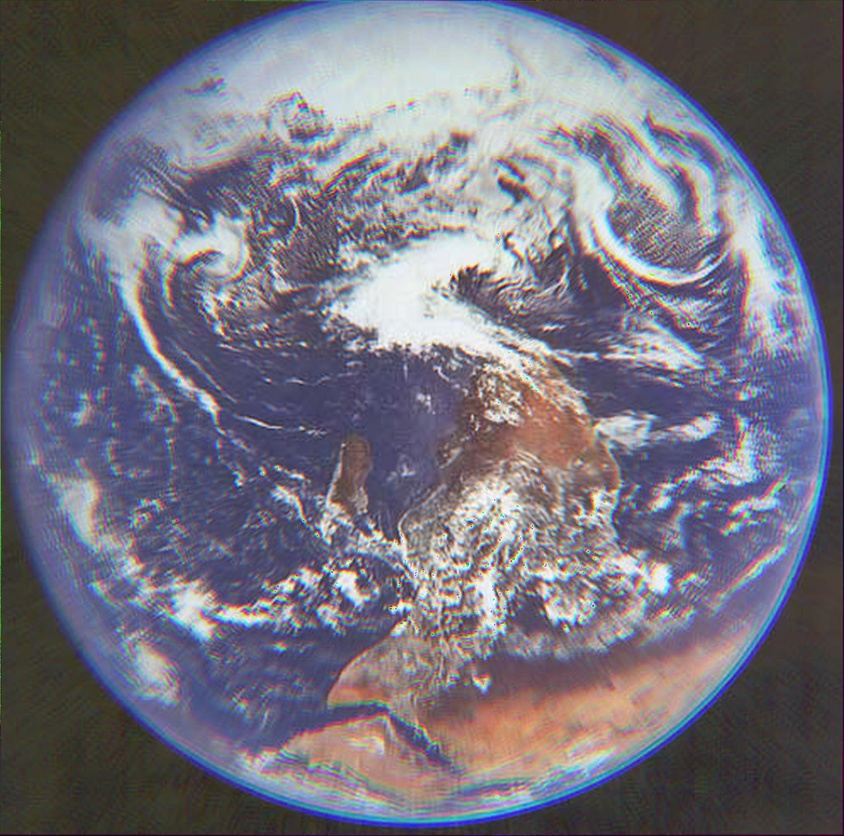
#> input picture keplerian-telescope/img_with_aberrations/Earth.jpg, 844 x 836 px, shrunk from 4096 x 4056 before the run, found by its file name
$ python -i 'Calculate aberration.py'   (imports and definitions only)
#> lines starting #> are read from the running program, lines starting #| are printed output that depends on the picture; after the words box and inside, x2 and y2 are one past the last pixel; in counts of white or black regions, pixels touching at a corner belong together
### keplerian-telescope/utilities.py
import numpy as np
import matplotlib.pyplot as plt
from PIL import Image
from scipy.interpolate import griddata
import os
from data import get_data, get_aberration_data
import matrix_calculator as mc
import math

def imageRead(namefile):
    image = Image.open(namefile)
#> image is the input picture: PIL image 844x836 RGB; mean R, G, B 115.8, 113.3, 126.3
    return image

# [90 lines left out: functions imageShow, imageSave, format_image, interpolate_nan, ray_tracing, keplerian_ray_tracing and 1 more, not called in this run]

### keplerian-telescope/Calculate aberration.py
import cv2
import numpy as np
import utilities as ut

import numpy as np
import matplotlib.pyplot as plt
from PIL import Image
from scipy.interpolate import griddata
import os
from data import get_data, get_aberration_data
import matrix_calculator as mc
import math


def chromatic_aberration_score(image):
    # Convert to grayscale for each color channel
    red_channel = image[:, :, 2]
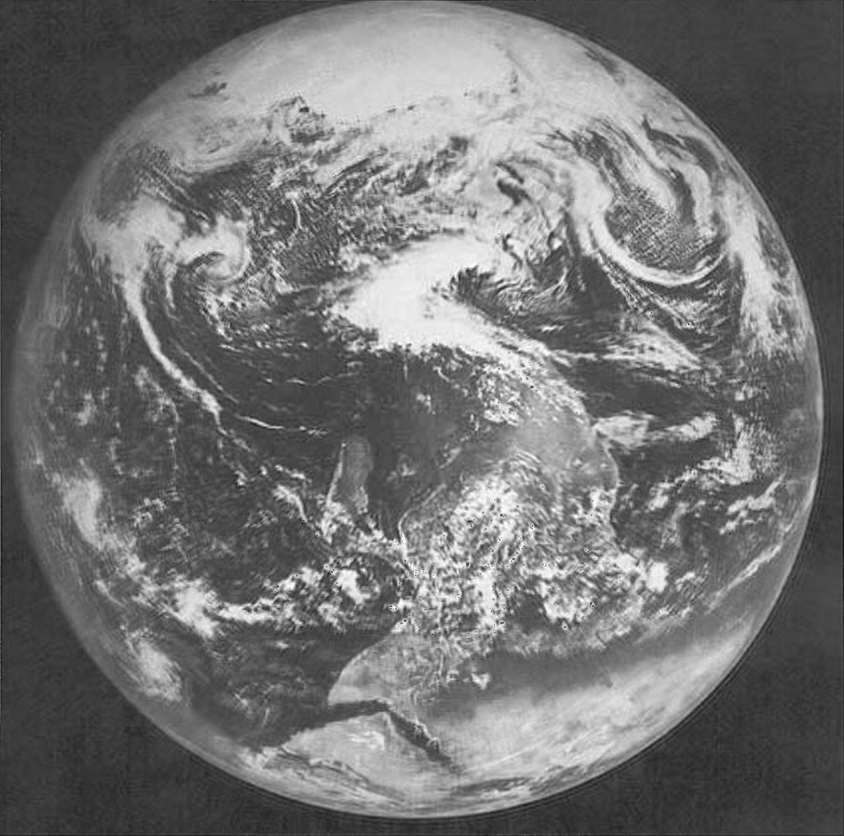
#> red_channel: shape (836, 844); min 19, max 255, mean 115.8
    green_channel = image[:, :, 1]
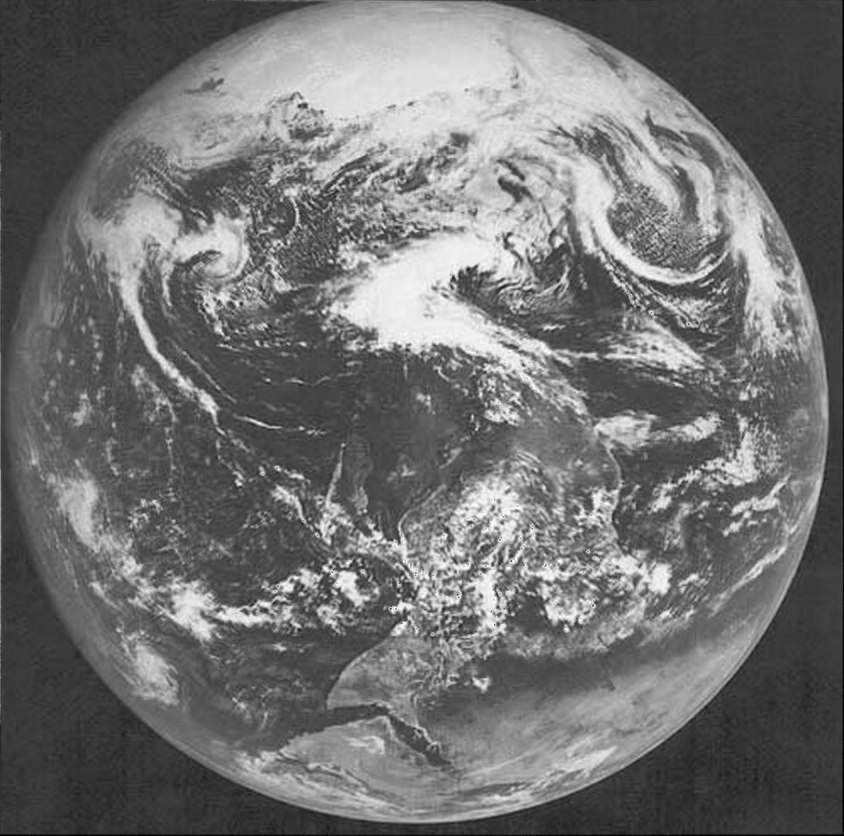
#> green_channel: shape (836, 844); min 0, max 255, mean 113.3
    blue_channel = image[:, :, 0]
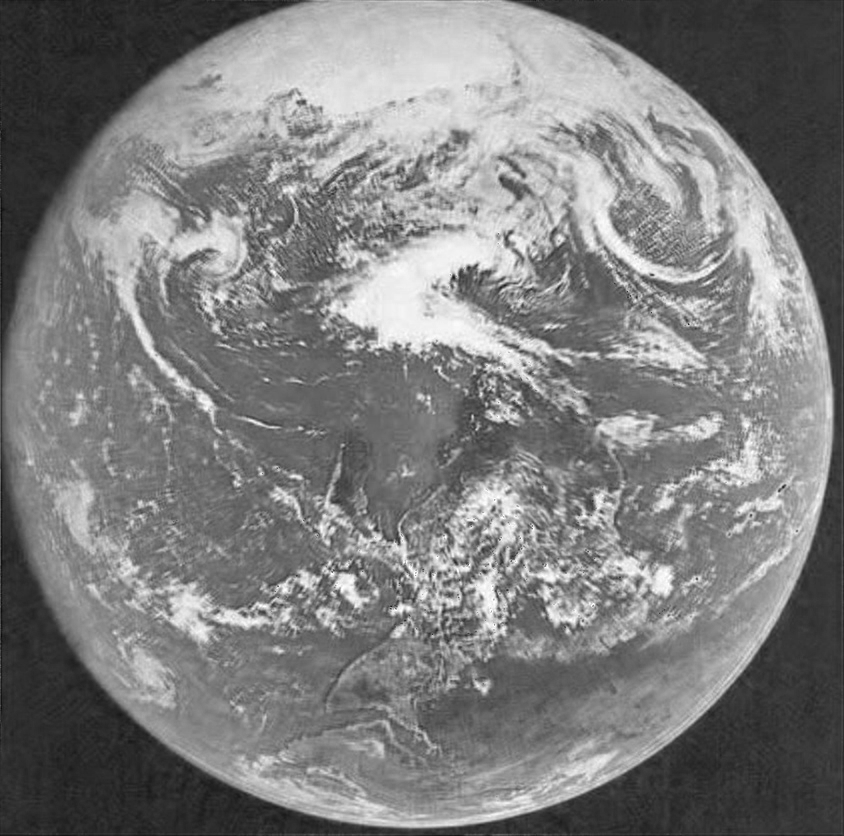
#> blue_channel: shape (836, 844); min 11, max 255, mean 126.3

    # Detect edges for each color channel using Canny edge detector
    edges_red = cv2.Canny(red_channel, 100, 200)
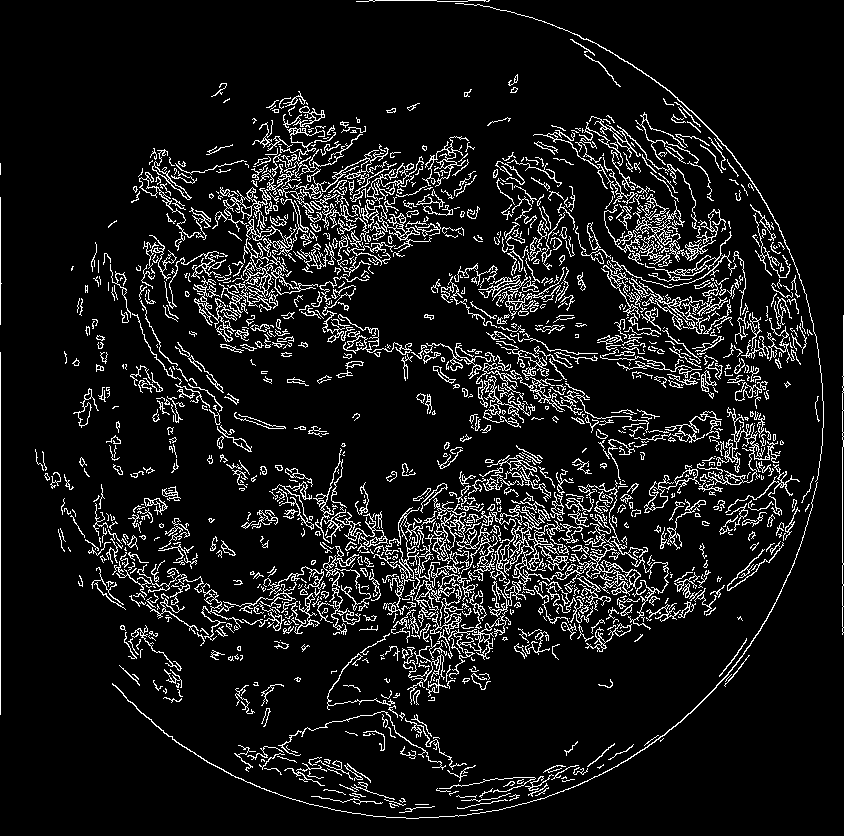
#> edges_red: shape (836, 844); 9.3% white in thin lines or dots
    edges_green = cv2.Canny(green_channel, 100, 200)
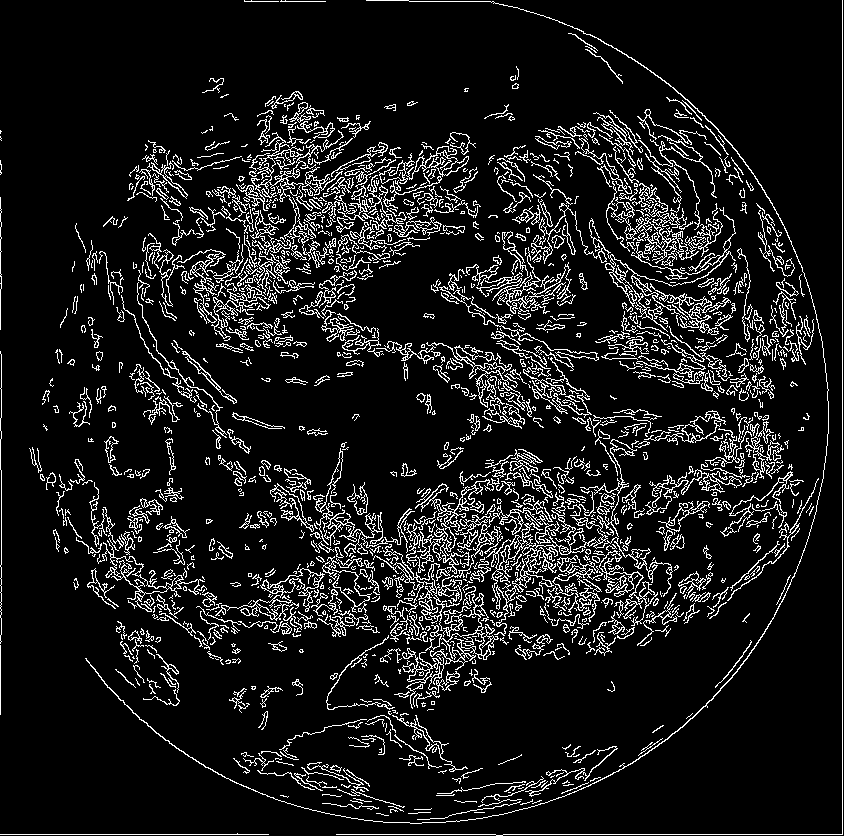
#> edges_green: shape (836, 844); 10.3% white in thin lines or dots
    edges_blue = cv2.Canny(blue_channel, 100, 200)
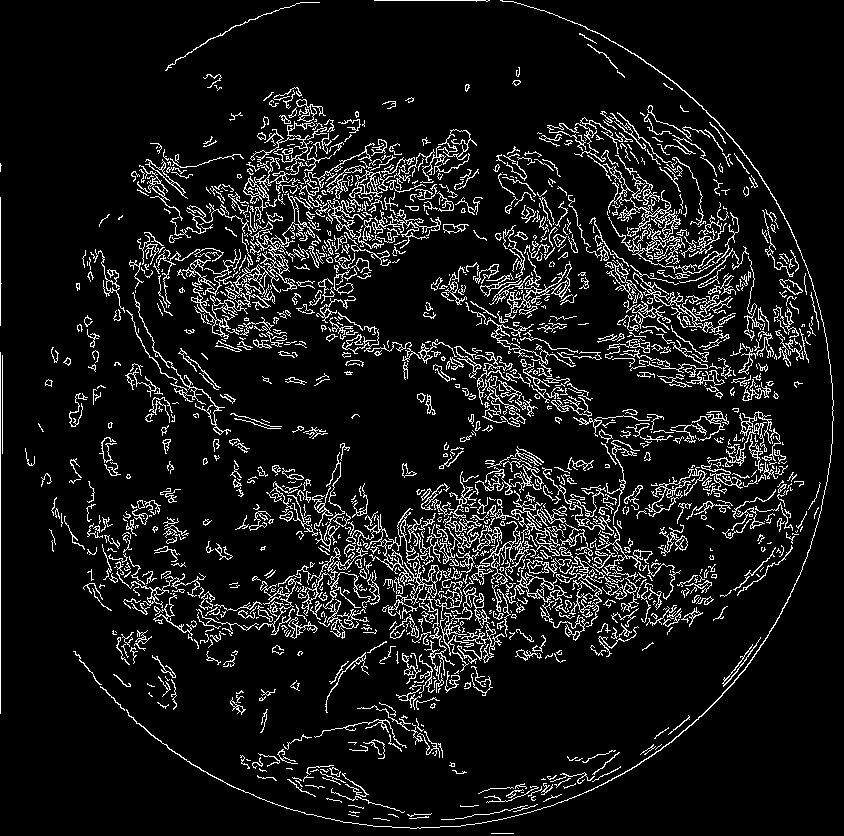
#> edges_blue: shape (836, 844); 9.2% white in thin lines or dots

    # Calculate the shift in pixels between edge positions of color channels
    shift_rg = np.sum(np.abs(edges_red - edges_green))
#> shift_rg = 11405947
    shift_rb = np.sum(np.abs(edges_red - edges_blue))
#> shift_rb = 12600105
    shift_gb = np.sum(np.abs(edges_green - edges_blue))
#> shift_gb = 13079982

    # Average the shifts as the chromatic aberration score
    chromatic_aberration_score = (shift_rg + shift_rb + shift_gb) / 3.0
#> chromatic_aberration_score = 12362011.3

    return chromatic_aberration_score


img = ut.imageRead("keplerian-telescope/img_with_aberrations/Earth.jpg")

# [1 line not run here, left out]

>>> import cv2
>>> picture = cv2.imread('img_with_aberrations/Earth.jpg')
>>> result = chromatic_aberration_score(picture)
#> result = 12362011.3

$ run again, on keplerian-telescope/img_with_aberrations/Mars.jpg
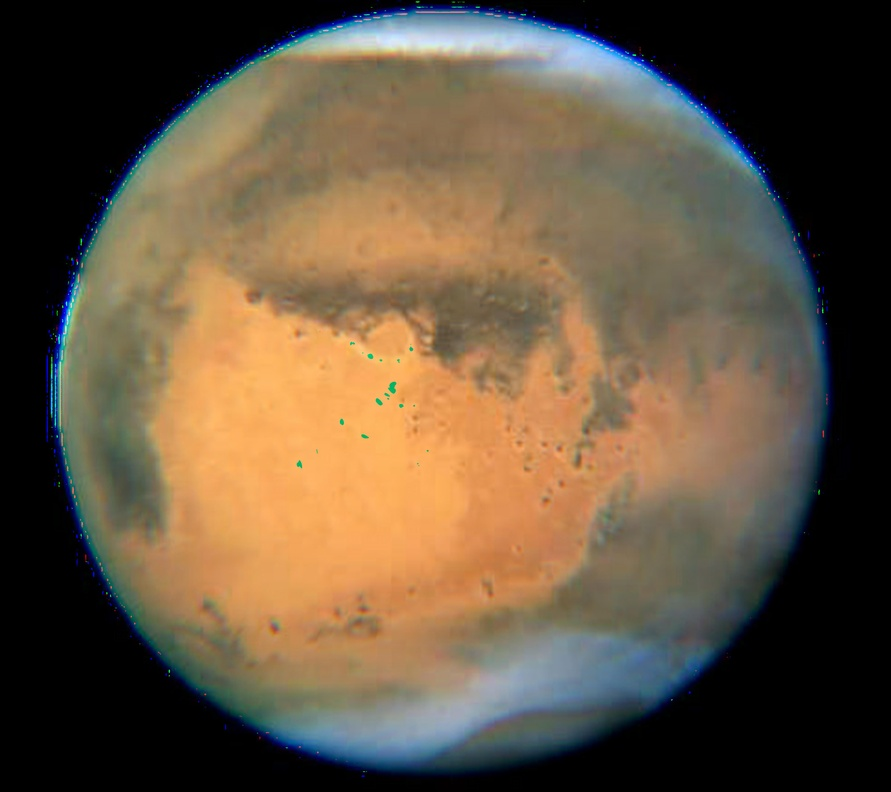
#> input picture keplerian-telescope/img_with_aberrations/Mars.jpg, 891 x 792 px, shrunk from 4000 x 3552 before the run
#> picture is the input picture: shape (792, 891, 3); mean B, G, R 64.8, 84.9, 101
#> in chromatic_aberration_score, `edges_red = cv2.Canny(red_channel, 100, 200)`:
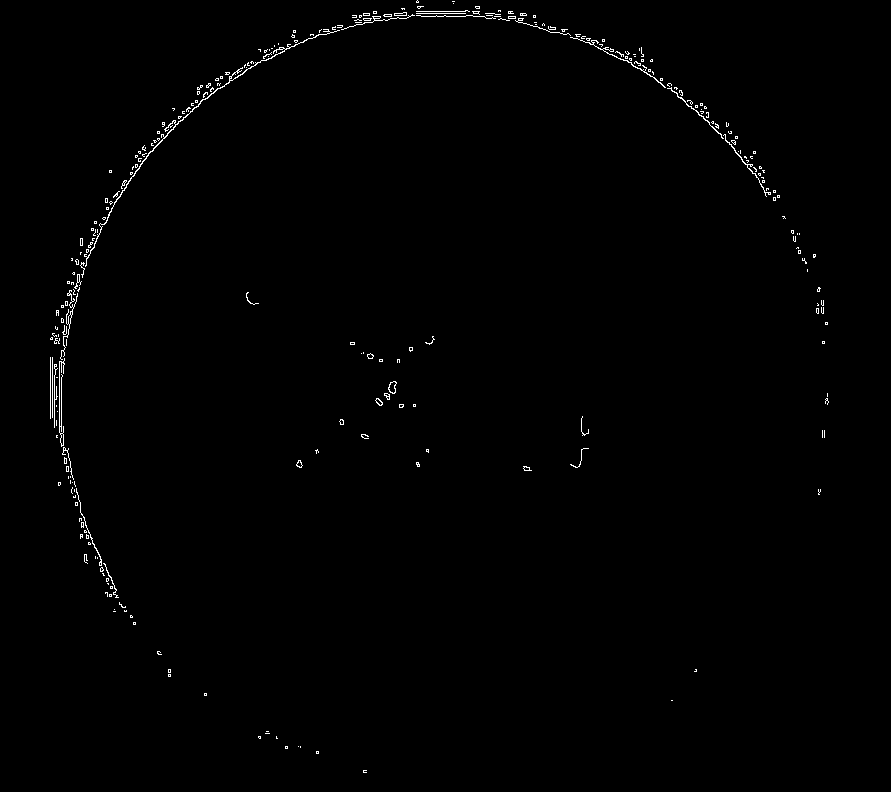
#> edges_red: shape (792, 891); 0.64% white in thin lines or dots, all inside (x1, y1, x2, y2) = (50, 0, 829, 773)
#> edges_green: shape (792, 891); 0.49% white in thin lines or dots, all inside (x1, y1, x2, y2) = (50, 0, 828, 773)
#> in chromatic_aberration_score, `edges_blue = cv2.Canny(blue_channel, 100, 200)`:
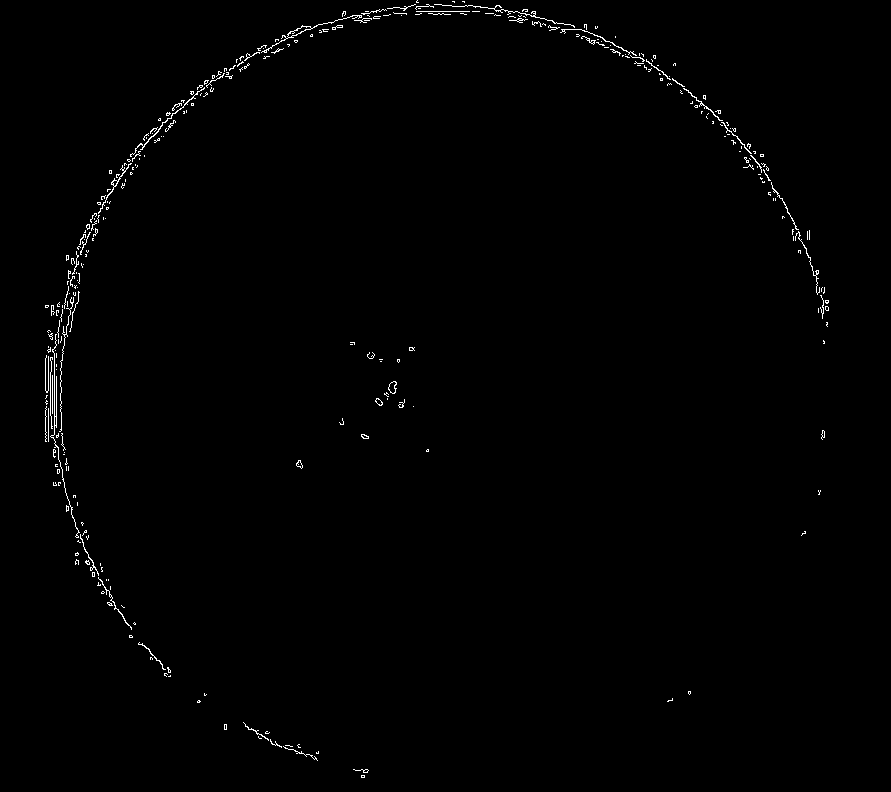
#> edges_blue: shape (792, 891); 0.7% white in thin lines or dots, all inside (x1, y1, x2, y2) = (45, 0, 829, 778)
#> shift_rg = 687045
#> shift_rb = 748464
#> shift_gb = 508651
#> chromatic_aberration_score = 648053.3
